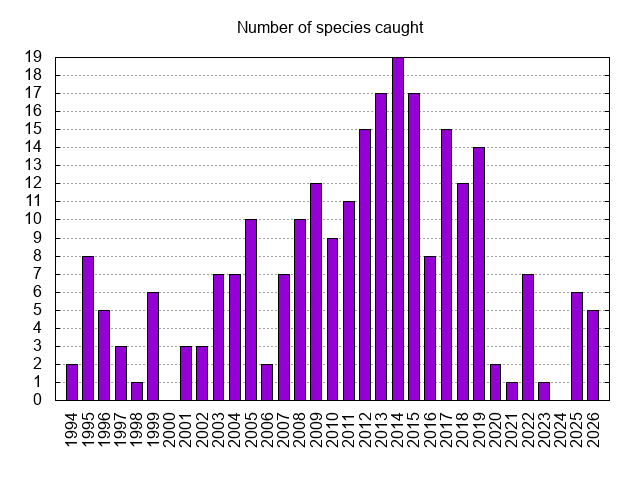

Source code (gnuplot):
set term png
set output "species.png"
set title "Number of species caught"
set style data histogram
set style fill solid border -1

set autoscale y
set grid y
set ytics 1

set xlabel "\n"
set boxwidth 2.0 relative
set autoscale x
set xtic rotate by 90 scale 0 offset 0.25,-2.0

plot '-' using 2:xticlabels(1) title ""

#Year Amount
1994  2
1995  8
1996  5
1997  3
1998  1
1999  6
2000  0
2001  3
2002  3
2003  7
2004  7
2005  10
2006  2
2007  7
2008  10
2009  12
2010  9
2011  11
2012  15
2013  17
2014  19
2015  17
2016  8
2017  15
2018  12
2019  14
2020  2
2021  1
2022  7
2023  1
2024  0
2025  6
2026  5
e
# set output back to default
set output
# reset terminal type
set terminal pop
